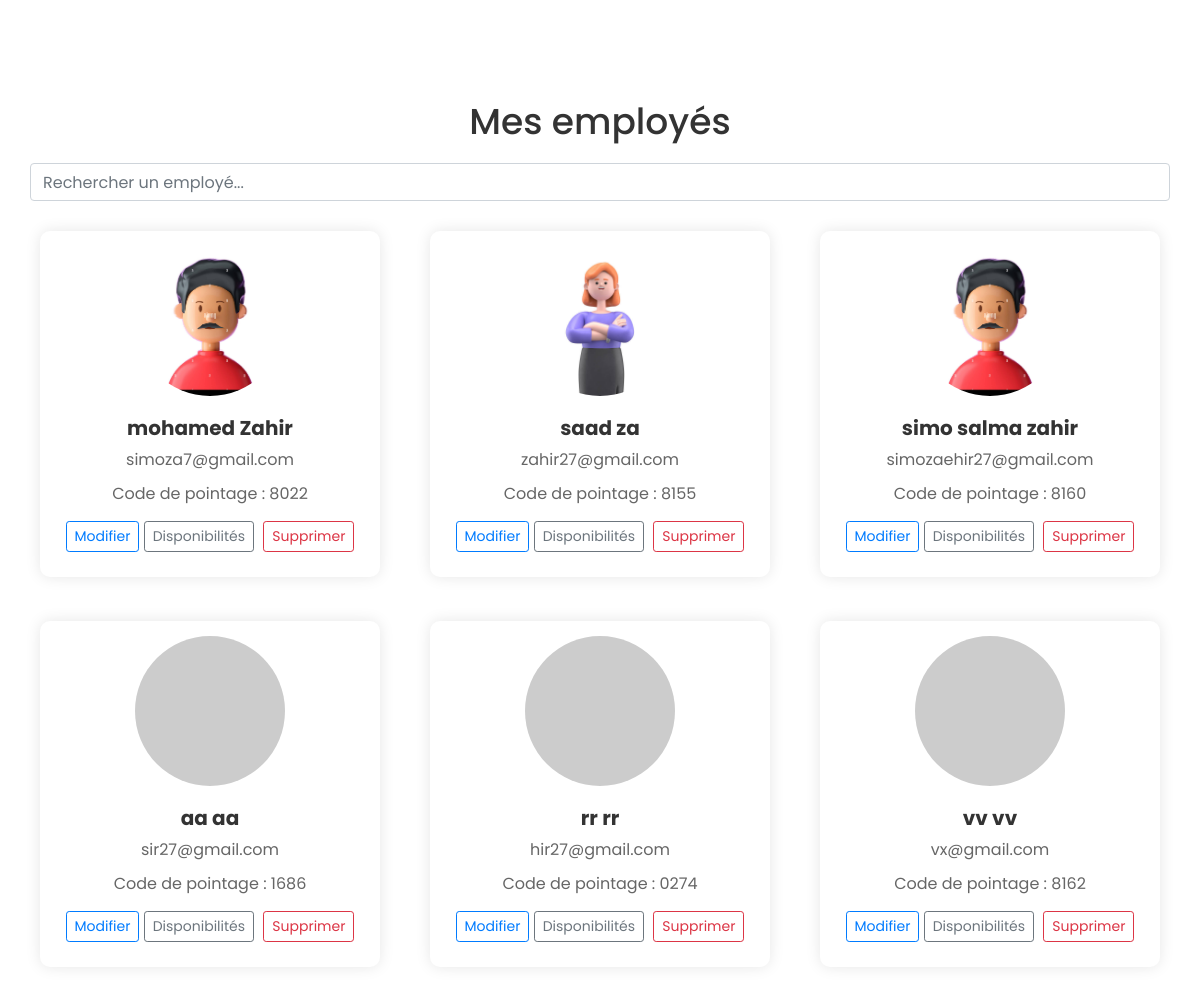
Before: /employees/ (signed in) with the older database file.
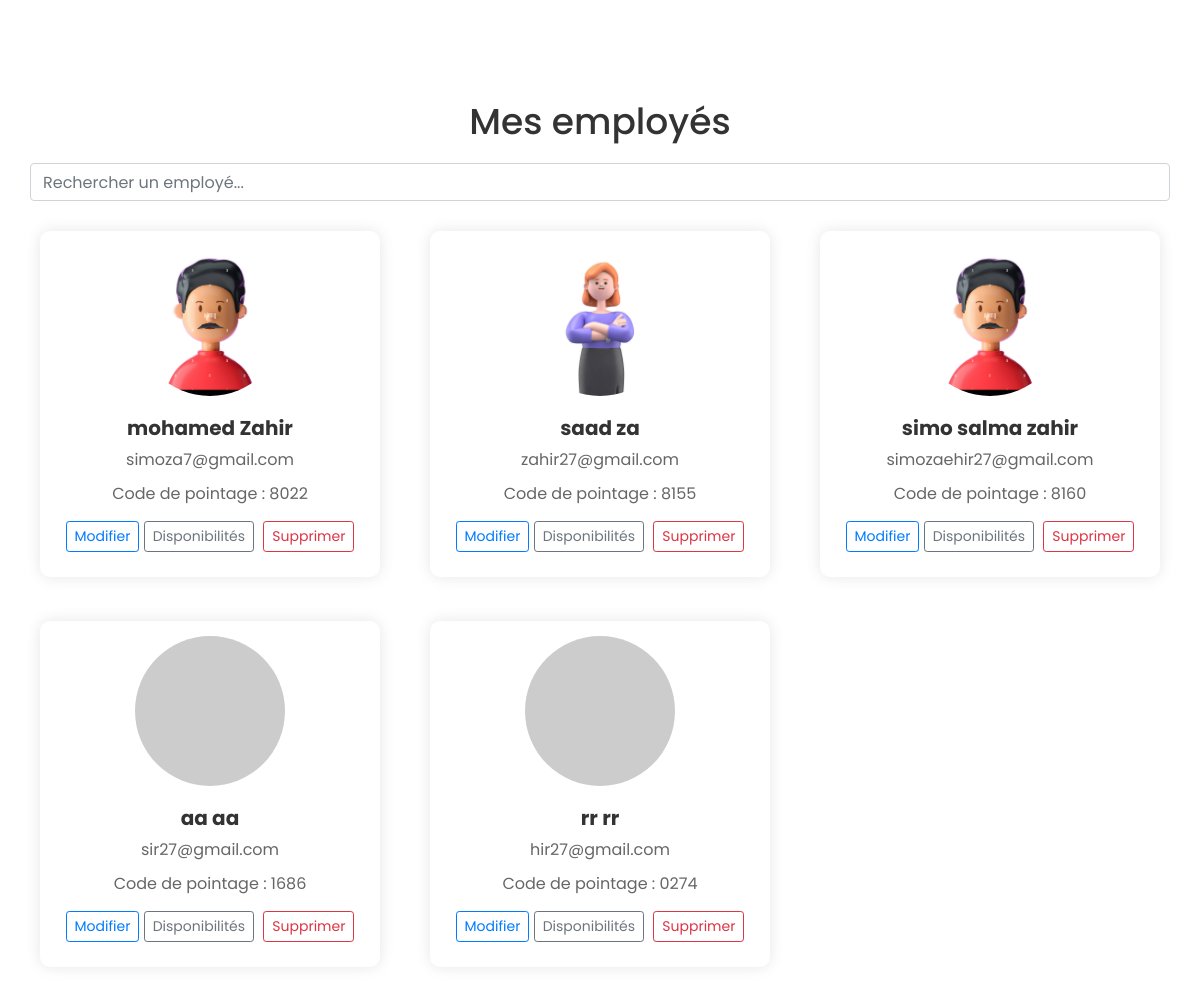
After: the same page with the newer database file.
### accounts/models.py (models this page shows, shortened)
class CustomUser(AbstractUser):
    ROLE_CHOICES = (
        ('employee', 'Employee'),
        ('team_lead', 'Team Lead'),
    )
    role = models.CharField(max_length=10, choices=ROLE_CHOICES, default='manager')
    is_active = models.BooleanField(default=True)
    pointage_code = models.CharField(max_length=4, unique=True, blank=True, null=True)
    created_by = models.ForeignKey('self', null=True, blank=True, on_delete=models.SET_NULL, related_name='employees')
    hours_per_week = models.IntegerField(default=0)
    photo = models.ImageField(upload_to='photos/', null=True, blank=True)

### accounts/views.py (the view)
# urls.py: path('employees/', EmployeeListView.as_view(), name='employee_list'),
class EmployeeListView(LoginRequiredMixin, ListView):
    model = CustomUser
    template_name = 'accounts/employee_list.html'
    context_object_name = 'employees'
    def get_queryset(self):
        user = self.request.user
        return CustomUser.objects.filter(created_by=user, role='employee')

### accounts/templates/accounts/employee_list.html (shortened to what this page needs)
<!DOCTYPE html>
<html lang="fr">
<head>
    <link href="https://maxcdn.bootstrapcdn.com/bootstrap/4.5.2/css/bootstrap.min.css" rel="stylesheet">
</head>
<body>
    <section class="team-section">
        <div class="container">
            <h2>Mes employés</h2>
            <input type="text" id="searchInput" class="form-control search-bar" onkeyup="searchEmployees()" placeholder="Rechercher un employé...">
            <div class="row" id="employeesContainer">
                {% for employee in employees %}
                    <div class="col-lg-4 col-md-6 mb-4 employee-card-container">
                        <div class="employee-card">
                            {% if employee.photo %}
                                <img src="{{ employee.photo.url }}" alt="Photo de {{ employee.first_name }}">
                            {% else %}
                                <img src="https://via.placeholder.com/150" alt="Placeholder Image">
                            {% endif %}
                            <div class="employee-card-body">
                                <h5 class="employee-card-title">{{ employee.first_name }} {{ employee.last_name }}</h5>
                                <p class="employee-card-text">{{ employee.email }}</p>
                                <p class="employee-card-text">Code de pointage : {{ employee.pointage_code }}</p>
                                <div class="employee-card-actions">
                                    <a href="{% url 'edit_employee' employee.pk %}" class="btn btn-outline-primary btn-sm">Modifier</a>
                                    <a href="{% url 'view_availabilities' employee.pk %}" class="btn btn-outline-secondary btn-sm">Disponibilités</a>
                                    <form method="post" action="{% url 'delete_employee' employee.pk %}" style="display:inline;">
                                        <button type="submit" class="btn btn-outline-danger btn-sm" onclick="return confirm('Êtes-vous sûr de vouloir supprimer cet employé ?');">Supprimer</button>
                                    </form>
                                </div>
                            </div>
                        </div>
                    </div>
                {% empty %}
                    <p class="text-center no-results">Aucun employé trouvé.</p>
                {% endfor %}
            </div>
        </div>
    </section>
</body>
</html>

Changed rows visible on the page:
removed CustomUser: first_name "vv", last_name "vv", email "vx@gmail.com", pointage_code "8162"
